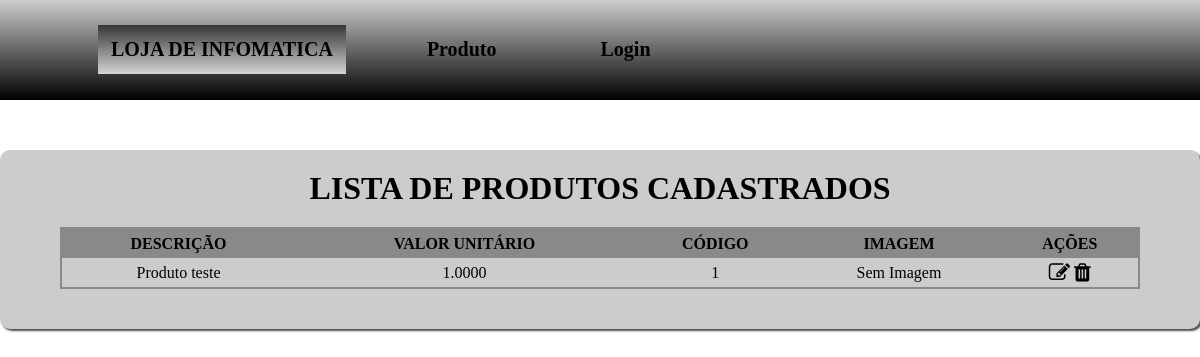
Screenshot of /view/listar_produto.php (signed in) with the database file from the repository.
### tables this page shows
CREATE TABLE `produto` (
  `idproduto` int(11) NOT NULL,
  `descricao` varchar(100) NOT NULL,
  `valor_unitario` decimal(12,4) DEFAULT '0.0000',
  `codigo` varchar(50) DEFAULT NULL,
  `imagem` varchar(150) DEFAULT NULL
);

### Model/DAO/ProdutoDAO.php (called while the page is built, shortened)
<?php
class ProdutoDAO {
    public function listarTodos(){
        try{
            $con = Conexao::getInstance();
            $sql = "SELECT * from produto ORDER BY codigo";
            $stmt = $con->prepare($sql);
            $stmt->execute();
            $produtos = $stmt->fetchAll(PDO::FETCH_ASSOC);
            return $produtos;
        }catch(PDOException $e){
            echo $e->getMessage();
        }
    }
}

### View/listar_produto.php (the view, shortened to what this page needs)
<html lang="pt-br">
<head>
    <link rel="stylesheet" type="text/css" href="../CSS/estilo.css">
    <link rel="stylesheet" type="text/css" href="../CSS/estilo_cadastro.css">
    <link rel="stylesheet" type="text/css" href="../CSS/estilo_tabela.css">
    <link rel="stylesheet" href="../font-awesome/css/font-awesome.min.css">
</head>
<body>
    <div id="container">
    <?php
    include "menu.php";
    ?>
    </div>
 <div id="container_tabela">
     <?php
        require_once "../Model/DAO/ProdutoDAO.php";
        $produtoDAO = new ProdutoDAO();
        $produtos = $produtoDAO->listarTodos();
     ?>
    <h1>LISTA DE PRODUTOS CADASTRADOS</h1>
    <table id="tabela_lista_usuario">
        <thead>
            <tr>
                <th>DESCRIÇÃO</th>
                <th>VALOR UNITÁRIO</th>
                <th>CÓDIGO</th>
                <th>IMAGEM</th>
                <th>AÇÕES</th>
            </tr>
        </thead>
        <tbody>
            <?php
                foreach($produtos as $prod ){
            ?>
            <tr>
                <td><?php echo $prod["descricao"];?></td>
                <td><?=$prod["valor_unitario"] ?></td>
                <td><?=$prod["codigo"]?></td>
                <td><?=isset($prod["imagem"]) ? $prod["imagem"] : "Sem Imagem"?></td>
                <td>
                    <a href="#" title="ALTERAR"> <i class="fa fa-edit fa-lg"></i></a>
                    <a href="../control/excluirProdutoControl.php?id=<?=$prod["idproduto"] ?>"
                    title="EXCLUIR"><i class="fa fa-trash fa-lg"></i></a>
                </td>
            </tr>
            <?php
                }
            ?>
        </tbody>
    </table>
    <div id="rodape_container"></div>
</div>
</body>
</html>

### CSS/estilo.css (style rules this page uses)
* { margin: 0%; }
#container { height: 100px; background: linear-gradient(to top,#000000, #cccccc); }

### CSS/estilo_cadastro.css (style rules this page uses)
h1 { text-align: center; padding: 20px; }

### CSS/estilo_tabela.css (style rules this page uses)
#container_tabela { width: 1200px; background-color: #cccccc; margin: 0 auto; margin-top:50px; border-radius: 10px; box-shadow: 2px 2px 2px #4f4f4f; }
#tabela_lista_usuario { border: solid 2px #8b8888; border-collapse: collapse; margin: 0 auto; margin-bottom: 15px; width: 90%; }
#tabela_lista_usuario thead { height: 30px; background-color: #8b8888; }
#tabela_lista_usuario th { height: 30px; }
#tabela_lista_usuario td { height: 30px; text-align: center; border-bottom: solid 2px#8b8888; }
a { color:black; }
div#rodape_container { height: 25px; }

### rows the page displays
produto: descricao "Produto teste", valor_unitario "1.0000", codigo "1", shows "Sem Imagem"
